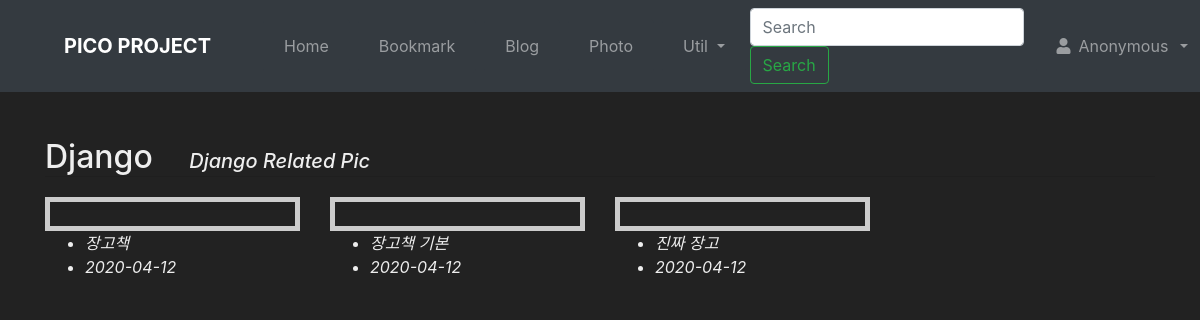
/photo/album/1/, run on the app's committed database.
### photo/models.py (models this page shows, shortened)
class Album(models.Model):
    name = models.CharField(max_length=30)
    description = models.CharField('One Line Description', max_length=100, blank=True)
    class Meta:
        ordering = ('name',)

class Photo(models.Model):
    album = models.ForeignKey(Album, on_delete=models.CASCADE)
    title = models.CharField('TITLE', max_length=30)
    description = models.TextField('Photo Description', blank=True)
    image = models.ImageField('IMAGE', upload_to='SorlPhoto/%Y')
    upload_dt = models.DateTimeField('Upload Date', auto_now_add=True)
    class Meta:
        ordering = ('title', )
    def get_absolute_url(self):
        return reverse('photo:photo_detail', args=(self.id,))

### photo/views.py (the view)
# urls.py: path('album/<int:pk>/', views.AlbumDV.as_view(), name='album_detail'),
class AlbumDV(DetailView):
    model = Album

### photo/templates/photo/album_detail.html (shortened to what this page needs)
{% extends "base.html" %}
{% load sorl_thumbnail %}
{% block content %}
    <div class="mt-5">
        <span class="h2">{{ object.name }}&emsp;</span>
        <span class="font-italic h5">{{ object.description }}</span>
    </div>
    <hr style="margin: 0 0 20px 0;">
    <div class="row">
        {% for photo in object.photo_set.all %}
        <div class="col-md-3 mb-5">
            <div class="tumbnail">
            </div>
            <ul>
                <li class="font-italic">{{ photo.title }}</li>
                <li class="font-italic">{{ photo.upload_dt|date:"Y-m-d" }}</li>
            </ul>
        </div>
        {% endfor %}
    </div>
{% endblock %}

### photo/templates/photo/album_detail.html (style rules this page uses)
.tumbnail { border:5px solid #ccc; }

### data on the page
Album: name "Django", description "Django Related Pic"
Photo: title "장고책", upload_dt "2020-04-12"
Photo: title "장고책 기본", upload_dt "2020-04-12"
Photo: title "진짜 장고", upload_dt "2020-04-12"
